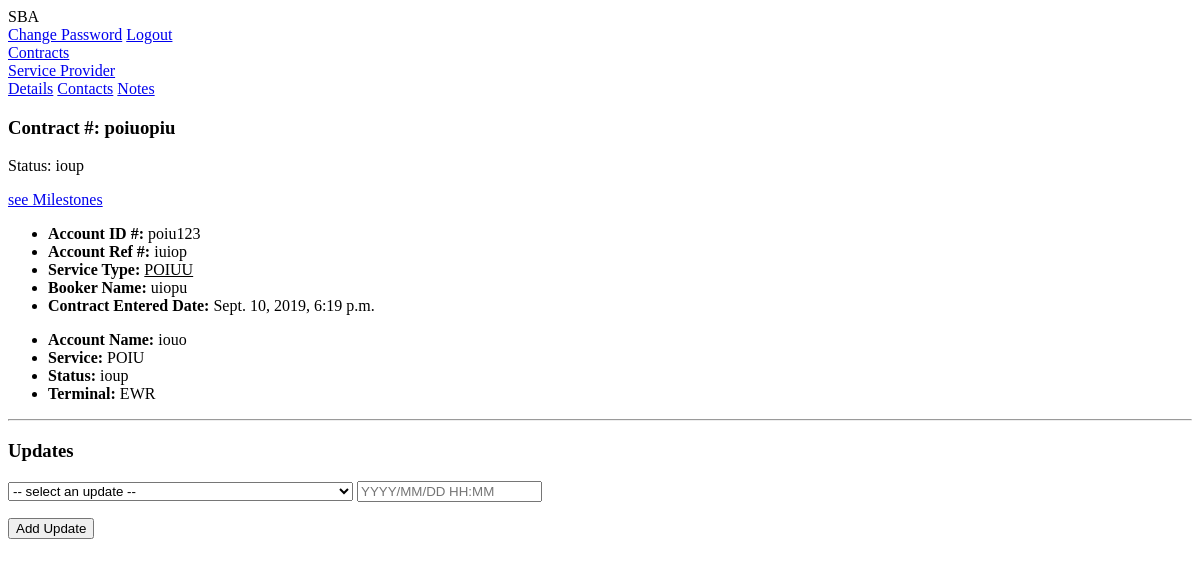
Before: /contracts/2/ with the older database file.
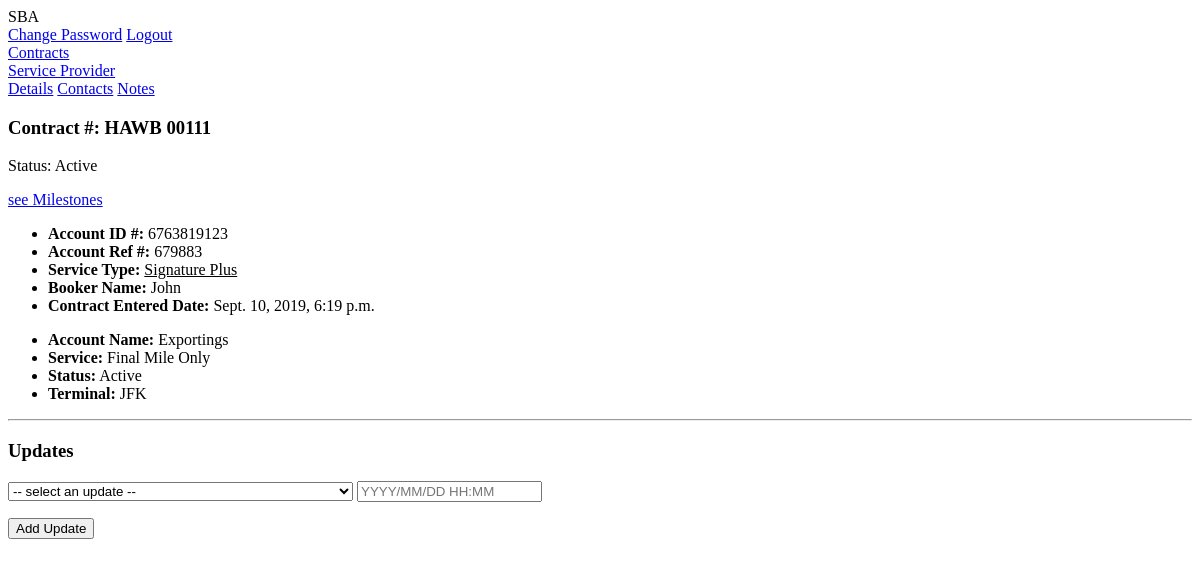
After: the same page with the newer database file.
### service_providers/models.py (models this page shows)
class Contract(models.Model):
    num = models.CharField(max_length=30)
    terminal = models.CharField(max_length=25)
    service = models.CharField(max_length=15)  # "First Mile" or "Final Mile"
    service_type = models.CharField(max_length=25)  # "signature plus"
    service_provider = models.CharField(max_length=80)
    consignee_name = models.CharField(max_length=35)
    eta_dock = models.DateTimeField(blank=True, null=True)
    dock_confirmed = models.BooleanField(default=False)
    appointment_confirmed = models.BooleanField(default=False)
    delivery_confirmed = models.BooleanField(default=False)
    time_added = models.DateTimeField(default=datetime.now)
    deadline = models.DateTimeField(blank=True, null=True)
    account_id_num = models.CharField(max_length=25)
    account_name = models.CharField(max_length=25)
    account_ref_num = models.CharField(max_length=20)
    booker_name = models.CharField(max_length=35)
    status = models.CharField(max_length=20)
    latest_update = models.CharField(max_length=100, blank=True, null=True)
    is_canceled = models.BooleanField(default=False)

### service_providers/views.py (the view, shortened to what this page needs)
# urls.py: path('contracts/<int:contract_id>/', spViews.contractsDetailsView,
def contractsDetailsView(req, contract_id):
    if req.method == "GET":
        contract = Contract.objects.get(id=contract_id)
        return render(req, 'contracts_details.html', {'contract': contract})

### service_providers/templates/contracts_details.html (shortened to what this page needs)
{% extends 'partials/sp_base.html' %}
{% block content %}
<div class="contracts-details-header sp-body">
    <div class="contracts-details-header-main">
        <h3>Contract #: {{ contract.num }}</h3>
        <p>Status: <span>{{ contract.status }}</span></p>
        <p><a href="{% url 'sp:milestones' contract.id %}">see Milestones</a></p>
    </div>
    <div class="contracts-details-header-minor">
        <div class="row">
            <div class="col-6">
                <ul>
                    <li><b>Account ID #:</b> {{ contract.account_id_num }}123</li>
                    <li><b>Account Ref #:</b> {{ contract.account_ref_num }}</li>
                    <li><b>Service Type:</b> <u>{{ contract.service_type }}</u></li>
                    <li><b>Booker Name:</b> {{ contract.booker_name }}</li>
                    <li><b>Contract Entered Date:</b> {{ contract.time_added }}</li>
                </ul>
            </div>
            <div class="col-6">
                <ul>
                    <li><b>Account Name:</b> {{ contract.account_name }}</li>
                    <li><b>Service:</b> {{ contract.service }}</li>
                    <li><b>Status:</b> {{ contract.status }}</li>
                    <li><b>Terminal:</b> {{ contract.terminal }}</li>
                </ul>
            </div>
        </div>
    </div>
    <hr>
    <div class="contracts-update">
        <h3>Updates</h3>
        <form method="POST" enctype="multipart/form-data">{% csrf_token %}
            <select name="update-event" id="update-select" onchange="updateFormChanged();">
                <option value="">-- select an update --</option>
            </select>
            <input type="text" id="update-datetime" name="update-datetime" placeholder="YYYY/MM/DD HH:MM" required>
            <p><input type="submit" class="btn btn-primary margin-top-tiny" value="Add Update"></p>
        </form>
    </div>
</div>
{% endblock %}

Changed rows visible on the page:
changed Contract: num "poiuopiu" → "HAWB 00111"; status "ioup" → "Active"; account_id_num "poiu" → "6763819"; account_ref_num "iuiop" → "679883"; service_type "POIUU" → "Signature Plus"; booker_name "uiopu" → "John"; account_name "iouo" → "Exportings"; service "POIU" → "Final Mile Only"; terminal "EWR" → "JFK"
